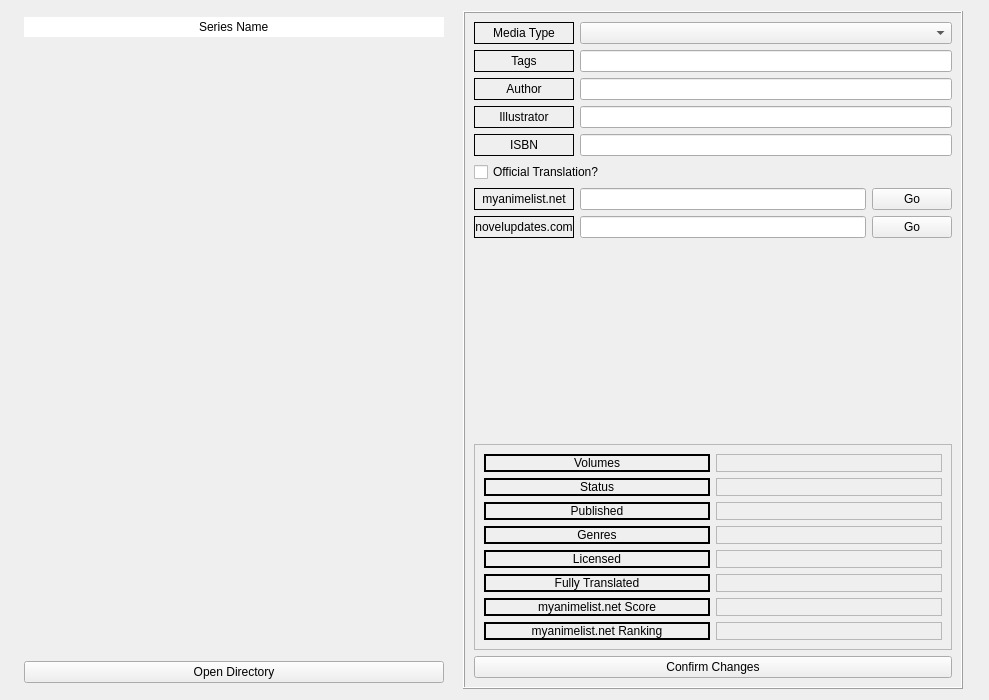
<?xml version="1.0" encoding="UTF-8"?>
<ui version="4.0">
 <class>LightNovelConfig</class>
 <widget class="QWidget" name="LightNovelConfig">
  <property name="geometry">
   <rect>
    <x>0</x>
    <y>0</y>
    <width>989</width>
    <height>700</height>
   </rect>
  </property>
  <property name="windowTitle">
   <string>Form</string>
  </property>
  <layout class="QGridLayout" name="gridLayout">
   <item row="1" column="0">
    <widget class="QLineEdit" name="series_name_edit">
     <property name="enabled">
      <bool>true</bool>
     </property>
     <property name="sizePolicy">
      <sizepolicy hsizetype="Preferred" vsizetype="Fixed">
       <horstretch>0</horstretch>
       <verstretch>0</verstretch>
      </sizepolicy>
     </property>
     <property name="minimumSize">
      <size>
       <width>134</width>
       <height>0</height>
      </size>
     </property>
     <property name="text">
      <string>Series Name</string>
     </property>
     <property name="frame">
      <bool>false</bool>
     </property>
     <property name="alignment">
      <set>Qt::AlignCenter</set>
     </property>
    </widget>
   </item>
   <item row="3" column="0">
    <widget class="QLabel" name="folder_icon_label">
     <property name="sizePolicy">
      <sizepolicy hsizetype="Preferred" vsizetype="Preferred">
       <horstretch>0</horstretch>
       <verstretch>0</verstretch>
      </sizepolicy>
     </property>
     <property name="maximumSize">
      <size>
       <width>420</width>
       <height>600</height>
      </size>
     </property>
     <property name="text">
      <string/>
     </property>
     <property name="pixmap">
      <pixmap>../../../../../../../Downloads/main.jpg</pixmap>
     </property>
     <property name="scaledContents">
      <bool>true</bool>
     </property>
     <property name="alignment">
      <set>Qt::AlignCenter</set>
     </property>
    </widget>
   </item>
   <item row="2" column="0">
    <spacer name="verticalSpacer_2">
     <property name="orientation">
      <enum>Qt::Vertical</enum>
     </property>
     <property name="sizeHint" stdset="0">
      <size>
       <width>20</width>
       <height>40</height>
      </size>
     </property>
    </spacer>
   </item>
   <item row="0" column="1" rowspan="7">
    <widget class="QFrame" name="frame">
     <property name="enabled">
      <bool>true</bool>
     </property>
     <property name="maximumSize">
      <size>
       <width>500</width>
       <height>16777215</height>
      </size>
     </property>
     <property name="frameShape">
      <enum>QFrame::Box</enum>
     </property>
     <property name="frameShadow">
      <enum>QFrame::Raised</enum>
     </property>
     <layout class="QGridLayout" name="gridLayout_2">
      <item row="0" column="1" colspan="2">
       <widget class="QComboBox" name="media_type_combo_box"/>
      </item>
      <item row="6" column="0">
       <widget class="QLabel" name="label">
        <property name="frameShape">
         <enum>QFrame::Box</enum>
        </property>
        <property name="text">
         <string>myanimelist.net</string>
        </property>
        <property name="alignment">
         <set>Qt::AlignCenter</set>
        </property>
       </widget>
      </item>
      <item row="8" column="0">
       <spacer name="verticalSpacer">
        <property name="orientation">
         <enum>Qt::Vertical</enum>
        </property>
        <property name="sizeHint" stdset="0">
         <size>
          <width>20</width>
          <height>40</height>
         </size>
        </property>
       </spacer>
      </item>
      <item row="2" column="1" colspan="2">
       <widget class="QLineEdit" name="author_edit">
        <property name="text">
         <string/>
        </property>
       </widget>
      </item>
      <item row="4" column="1" colspan="2">
       <widget class="QLineEdit" name="isbn_edit">
        <property name="text">
         <string/>
        </property>
       </widget>
      </item>
      <item row="1" column="0">
       <widget class="QLabel" name="label_3">
        <property name="frameShape">
         <enum>QFrame::Box</enum>
        </property>
        <property name="text">
         <string>Tags</string>
        </property>
        <property name="alignment">
         <set>Qt::AlignCenter</set>
        </property>
       </widget>
      </item>
      <item row="7" column="2">
       <widget class="QPushButton" name="novelupdates_url_button">
        <property name="text">
         <string>Go</string>
        </property>
       </widget>
      </item>
      <item row="7" column="0">
       <widget class="QLabel" name="label_2">
        <property name="frameShape">
         <enum>QFrame::Box</enum>
        </property>
        <property name="text">
         <string>novelupdates.com</string>
        </property>
        <property name="alignment">
         <set>Qt::AlignCenter</set>
        </property>
       </widget>
      </item>
      <item row="5" column="0" colspan="3">
       <widget class="QCheckBox" name="official_translation_check">
        <property name="text">
         <string>Official Translation?</string>
        </property>
       </widget>
      </item>
      <item row="4" column="0">
       <widget class="QLabel" name="label_7">
        <property name="frameShape">
         <enum>QFrame::Box</enum>
        </property>
        <property name="text">
         <string>ISBN</string>
        </property>
        <property name="alignment">
         <set>Qt::AlignCenter</set>
        </property>
       </widget>
      </item>
      <item row="6" column="2">
       <widget class="QPushButton" name="myanimelist_url_button">
        <property name="text">
         <string>Go</string>
        </property>
       </widget>
      </item>
      <item row="6" column="1">
       <widget class="QLineEdit" name="myanimelist_url_edit"/>
      </item>
      <item row="0" column="0">
       <widget class="QLabel" name="label_4">
        <property name="frameShape">
         <enum>QFrame::Box</enum>
        </property>
        <property name="text">
         <string>Media Type</string>
        </property>
        <property name="alignment">
         <set>Qt::AlignCenter</set>
        </property>
       </widget>
      </item>
      <item row="2" column="0">
       <widget class="QLabel" name="label_6">
        <property name="frameShape">
         <enum>QFrame::Box</enum>
        </property>
        <property name="text">
         <string>Author</string>
        </property>
        <property name="alignment">
         <set>Qt::AlignCenter</set>
        </property>
       </widget>
      </item>
      <item row="9" column="0" colspan="3">
       <widget class="QFrame" name="frame_2">
        <property name="frameShape">
         <enum>QFrame::StyledPanel</enum>
        </property>
        <property name="frameShadow">
         <enum>QFrame::Raised</enum>
        </property>
        <layout class="QGridLayout" name="gridLayout_3">
         <item row="1" column="1">
          <widget class="QLabel" name="status_label">
           <property name="frameShape">
            <enum>QFrame::StyledPanel</enum>
           </property>
           <property name="text">
            <string/>
           </property>
           <property name="alignment">
            <set>Qt::AlignCenter</set>
           </property>
          </widget>
         </item>
         <item row="2" column="1">
          <widget class="QLabel" name="published_label">
           <property name="frameShape">
            <enum>QFrame::StyledPanel</enum>
           </property>
           <property name="text">
            <string/>
           </property>
           <property name="alignment">
            <set>Qt::AlignCenter</set>
           </property>
          </widget>
         </item>
         <item row="0" column="0">
          <widget class="QLabel" name="label_17">
           <property name="frameShape">
            <enum>QFrame::WinPanel</enum>
           </property>
           <property name="text">
            <string>Volumes</string>
           </property>
           <property name="alignment">
            <set>Qt::AlignCenter</set>
           </property>
          </widget>
         </item>
         <item row="6" column="0">
          <widget class="QLabel" name="label_16">
           <property name="frameShape">
            <enum>QFrame::WinPanel</enum>
           </property>
           <property name="text">
            <string>Fully Translated</string>
           </property>
           <property name="alignment">
            <set>Qt::AlignCenter</set>
           </property>
          </widget>
         </item>
         <item row="6" column="1">
          <widget class="QLabel" name="fully_translated_label">
           <property name="frameShape">
            <enum>QFrame::StyledPanel</enum>
           </property>
           <property name="text">
            <string/>
           </property>
           <property name="alignment">
            <set>Qt::AlignCenter</set>
           </property>
           <property name="wordWrap">
            <bool>false</bool>
           </property>
          </widget>
         </item>
         <item row="2" column="0">
          <widget class="QLabel" name="label_10">
           <property name="frameShape">
            <enum>QFrame::WinPanel</enum>
           </property>
           <property name="text">
            <string>Published</string>
           </property>
           <property name="alignment">
            <set>Qt::AlignCenter</set>
           </property>
          </widget>
         </item>
         <item row="0" column="1">
          <widget class="QLabel" name="volume_count_label">
           <property name="frameShape">
            <enum>QFrame::StyledPanel</enum>
           </property>
           <property name="text">
            <string/>
           </property>
           <property name="alignment">
            <set>Qt::AlignCenter</set>
           </property>
          </widget>
         </item>
         <item row="7" column="1">
          <widget class="QLabel" name="mal_score_label">
           <property name="frameShape">
            <enum>QFrame::StyledPanel</enum>
           </property>
           <property name="text">
            <string/>
           </property>
           <property name="alignment">
            <set>Qt::AlignCenter</set>
           </property>
          </widget>
         </item>
         <item row="8" column="0">
          <widget class="QLabel" name="label_20">
           <property name="frameShape">
            <enum>QFrame::WinPanel</enum>
           </property>
           <property name="text">
            <string>myanimelist.net Ranking</string>
           </property>
           <property name="alignment">
            <set>Qt::AlignCenter</set>
           </property>
          </widget>
         </item>
         <item row="4" column="0">
          <widget class="QLabel" name="label_18">
           <property name="frameShape">
            <enum>QFrame::WinPanel</enum>
           </property>
           <property name="text">
            <string>Genres</string>
           </property>
           <property name="alignment">
            <set>Qt::AlignCenter</set>
           </property>
          </widget>
         </item>
         <item row="4" column="1">
          <widget class="QLabel" name="genres_label">
           <property name="frameShape">
            <enum>QFrame::StyledPanel</enum>
           </property>
           <property name="text">
            <string/>
           </property>
           <property name="alignment">
            <set>Qt::AlignCenter</set>
           </property>
           <property name="wordWrap">
            <bool>true</bool>
           </property>
          </widget>
         </item>
         <item row="1" column="0">
          <widget class="QLabel" name="label_8">
           <property name="frameShape">
            <enum>QFrame::WinPanel</enum>
           </property>
           <property name="text">
            <string>Status</string>
           </property>
           <property name="alignment">
            <set>Qt::AlignCenter</set>
           </property>
          </widget>
         </item>
         <item row="7" column="0">
          <widget class="QLabel" name="label_19">
           <property name="frameShape">
            <enum>QFrame::WinPanel</enum>
           </property>
           <property name="text">
            <string>myanimelist.net Score</string>
           </property>
           <property name="alignment">
            <set>Qt::AlignCenter</set>
           </property>
          </widget>
         </item>
         <item row="8" column="1">
          <widget class="QLabel" name="mal_ranking_label">
           <property name="frameShape">
            <enum>QFrame::StyledPanel</enum>
           </property>
           <property name="text">
            <string/>
           </property>
           <property name="alignment">
            <set>Qt::AlignCenter</set>
           </property>
          </widget>
         </item>
         <item row="5" column="0">
          <widget class="QLabel" name="label_14">
           <property name="frameShape">
            <enum>QFrame::WinPanel</enum>
           </property>
           <property name="text">
            <string>Licensed</string>
           </property>
           <property name="alignment">
            <set>Qt::AlignCenter</set>
           </property>
          </widget>
         </item>
         <item row="5" column="1">
          <widget class="QLabel" name="licensed_label">
           <property name="frameShape">
            <enum>QFrame::StyledPanel</enum>
           </property>
           <property name="text">
            <string/>
           </property>
           <property name="alignment">
            <set>Qt::AlignCenter</set>
           </property>
          </widget>
         </item>
        </layout>
       </widget>
      </item>
      <item row="1" column="1" colspan="2">
       <widget class="QLineEdit" name="tags_edit">
        <property name="text">
         <string/>
        </property>
       </widget>
      </item>
      <item row="7" column="1">
       <widget class="QLineEdit" name="novelupdates_url_edit"/>
      </item>
      <item row="10" column="0" colspan="3">
       <widget class="QPushButton" name="confirm_changes_button">
        <property name="text">
         <string>Confirm Changes</string>
        </property>
       </widget>
      </item>
      <item row="3" column="1" colspan="2">
       <widget class="QLineEdit" name="illustrator_edit"/>
      </item>
      <item row="3" column="0">
       <widget class="QLabel" name="label_5">
        <property name="frameShape">
         <enum>QFrame::Box</enum>
        </property>
        <property name="text">
         <string>Illustrator</string>
        </property>
        <property name="alignment">
         <set>Qt::AlignCenter</set>
        </property>
       </widget>
      </item>
     </layout>
    </widget>
   </item>
   <item row="5" column="0">
    <widget class="QPushButton" name="open_directory_button">
     <property name="text">
      <string>Open Directory</string>
     </property>
    </widget>
   </item>
   <item row="4" column="0">
    <spacer name="verticalSpacer_3">
     <property name="orientation">
      <enum>Qt::Vertical</enum>
     </property>
     <property name="sizeHint" stdset="0">
      <size>
       <width>20</width>
       <height>40</height>
      </size>
     </property>
    </spacer>
   </item>
  </layout>
 </widget>
 <tabstops>
  <tabstop>series_name_edit</tabstop>
  <tabstop>media_type_combo_box</tabstop>
  <tabstop>tags_edit</tabstop>
  <tabstop>author_edit</tabstop>
  <tabstop>isbn_edit</tabstop>
  <tabstop>official_translation_check</tabstop>
  <tabstop>myanimelist_url_edit</tabstop>
  <tabstop>myanimelist_url_button</tabstop>
  <tabstop>novelupdates_url_edit</tabstop>
  <tabstop>novelupdates_url_button</tabstop>
  <tabstop>confirm_changes_button</tabstop>
  <tabstop>open_directory_button</tabstop>
 </tabstops>
 <resources/>
 <connections/>
</ui>
